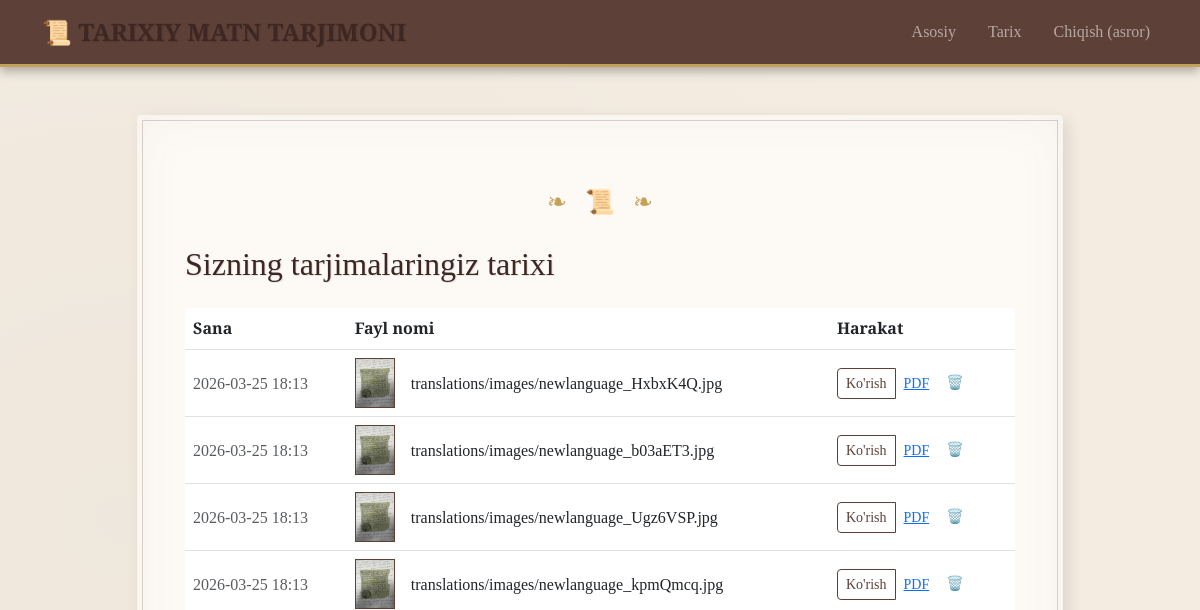
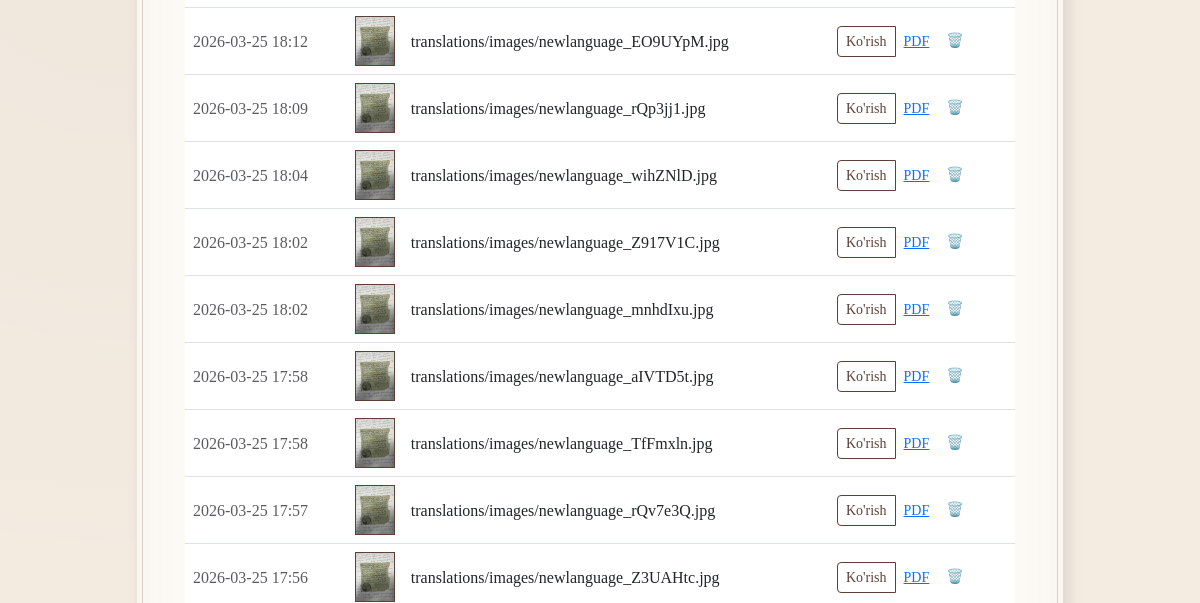
Before: /history/ (signed in, upper part) with the older database file (2 pictures, top to bottom).
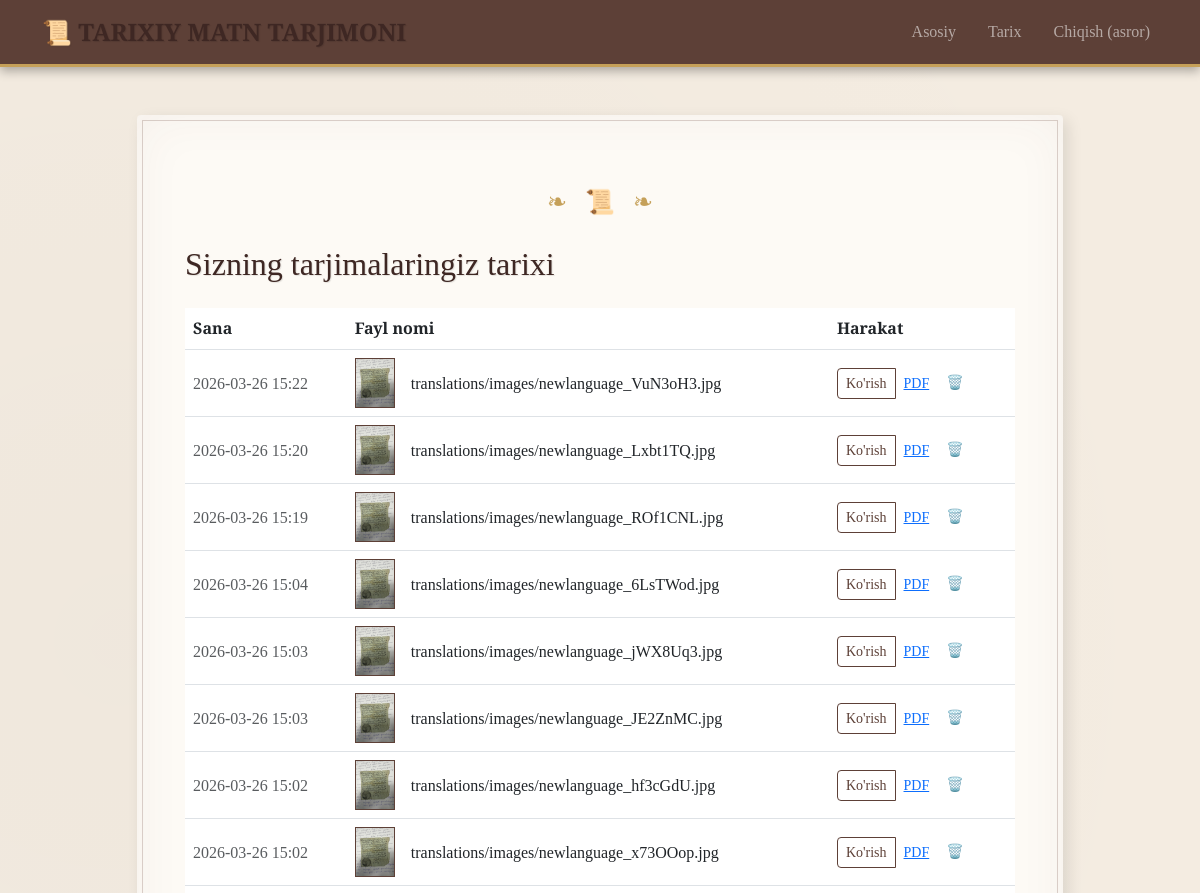
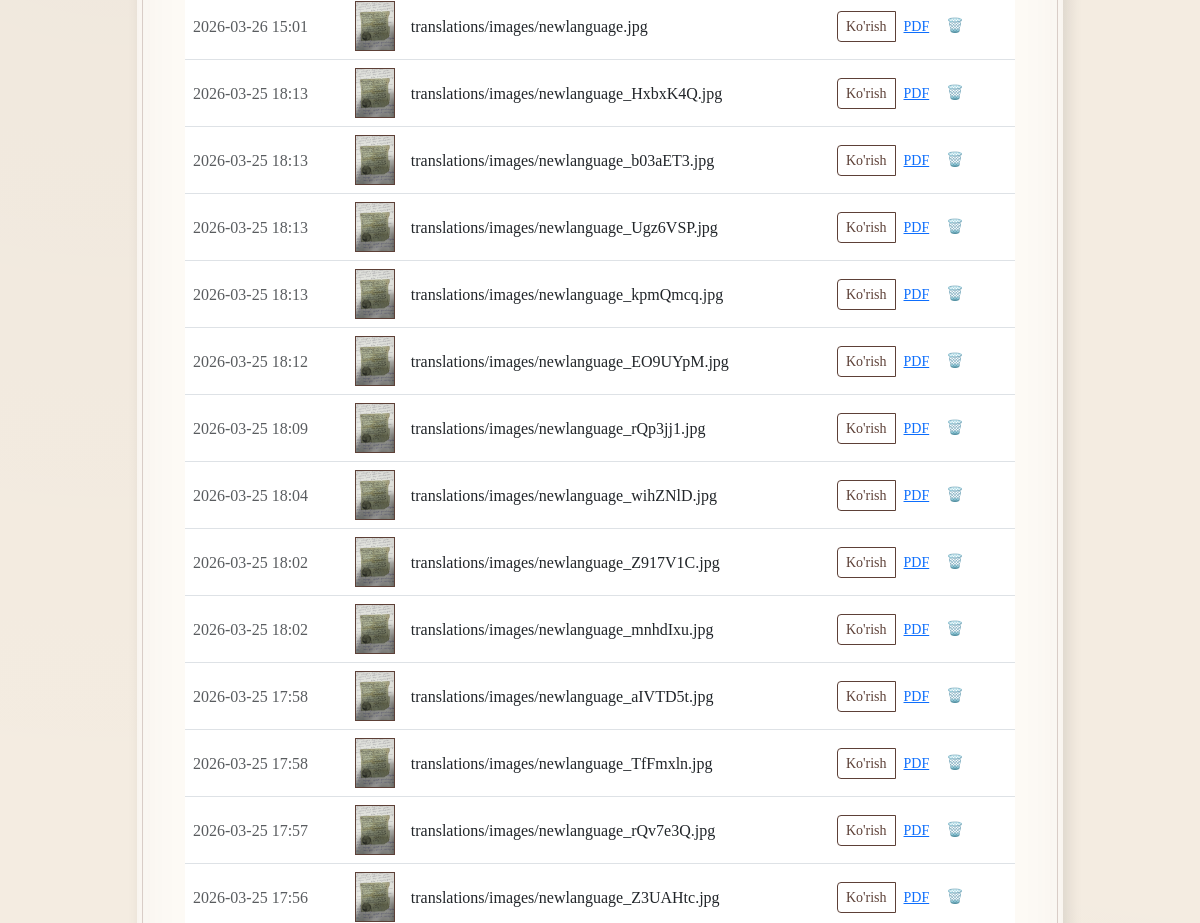
After: the same page with the newer database file (2 pictures, top to bottom).
### translator/models.py (models this page shows, shortened)
class TranslationResult(models.Model):
    original_image = models.ImageField(upload_to='translations/images/', verbose_name="Asl rasm")
    result_markdown = models.TextField(verbose_name="Tarjima natijasi (Markdown)")
    created_at = models.DateTimeField(auto_now_add=True, verbose_name="Yaratilgan vaqti")
    class Meta:
        verbose_name = "Tarjima natijasi"
        verbose_name_plural = "Tarjima natijalari"
        ordering = ['-created_at']

### translator/views.py (the view)
# urls.py: path('history/', views.history, name='history'),
@login_required
def history(request):
    results = TranslationResult.objects.all()
    return render(request, 'history.html', {'results': results})

### templates/history.html (shortened to what this page needs)
{% extends 'base.html' %}
{% block content %}
<div class="row justify-content-center animate-ink">
    <div class="col-md-10">
        <div class="card border-0">
            <div class="card-body p-5">
                <div class="ornament mb-4">❧ &nbsp; 📜 &nbsp; ❧</div>
                <h2 class="mb-4">Sizning tarjimalaringiz tarixi</h2>
                {% if results %}
                    <div class="table-responsive">
                        <table class="table table-hover align-middle">
                            <thead class="text-sepia">
                                <tr>
                                    <th>Sana</th>
                                    <th>Fayl nomi</th>
                                    <th>Harakat</th>
                                </tr>
                            </thead>
                            <tbody>
                                {% for res in results %}
                                    <tr>
                                        <td class="text-muted">{{ res.created_at|date:"Y-m-d H:i" }}</td>
                                        <td>
                                            <div class="d-flex align-items-center">
                                                <div class="me-3" style="width: 40px; height: 50px; overflow: hidden; border: 1px solid var(--leather);">
                                                    {% if res.original_image.name|lower|slice:"-4:" == ".pdf" %}
                                                        <div class="w-100 h-100 bg-light d-flex align-items-center justify-content-center">
                                                            📄
                                                        </div>
                                                    {% else %}
                                                        <img src="{{ res.original_image.url }}" class="w-100 h-100" style="object-fit: cover;">
                                                    {% endif %}
                                                </div>
                                                {{ res.original_image.name }}
                                            </div>
                                        </td>
                                        <td>
                                            <div class="btn-group">
                                                <a href="{% url 'result_detail' res.pk %}" class="btn btn-sm btn-outline-primary">Ko'rish</a>
                                                <a href="{% url 'download_pdf' res.pk %}" class="btn btn-sm btn-link text-leather">PDF</a>
                                                <form action="{% url 'delete_result' res.pk %}" method="post"
                                                      onsubmit="return confirm('Haqiqatan ham ushbu tarjimani o\'chirmoqchimisiz?');"
                                                      style="display:inline;">
                                                    <button type="submit" class="btn btn-sm text-danger border-0 bg-transparent" title="O'chirish">
                                                        🗑️
                                                    </button>
                                                </form>
                                            </div>
                                        </td>
                                    </tr>
                                {% endfor %}
                            </tbody>
                        </table>
                    </div>
                {% else %}
                    <div class="text-center py-5">
                        <p class="text-muted fs-5">Sizda hali tarjimalar yo'q.</p>
                        <a href="{% url 'index' %}" class="btn btn-primary">Yangi tarjima boshlash</a>
                    </div>
                {% endif %}
            </div>
        </div>
    </div>
</div>
{% endblock %}

### templates/base.html (shortened to what this page needs)
{% load static %}
<!DOCTYPE html>
<html lang="uz">
<head>
    <link href="https://cdn.jsdelivr.net/npm/bootstrap@5.3.0/dist/css/bootstrap.min.css" rel="stylesheet">
    <link rel="stylesheet" href="{% static 'style.css' %}">
</head>
<body>
    <nav class="navbar navbar-expand-lg navbar-dark mb-5">
        <div class="container">
            <a class="navbar-brand text-uppercase" href="{% url 'index' %}">📜 Tarixiy Matn Tarjimoni</a>
            <div class="ms-auto">
                <ul class="navbar-nav flex-row gap-3">
                    <li class="nav-item"><a class="nav-link" href="{% url 'index' %}">Asosiy</a></li>
                    <li class="nav-item"><a class="nav-link" href="{% url 'history' %}">Tarix</a></li>
                    {% if user.is_authenticated %}
                        <li class="nav-item">
                            <form action="{% url 'logout' %}" method="post" style="display:inline;">
                                <button type="submit" class="nav-link border-0 bg-transparent">Chiqish ({{ user.username }})</button>
                            </form>
                        </li>
                    {% else %}
                        <li class="nav-item"><a class="nav-link" href="{% url 'login' %}">Kirish</a></li>
                    {% endif %}
                </ul>
            </div>
        </div>
    </nav>
    <div class="container pb-5">
        {% block content %}{% endblock %}
    </div>
</body>
</html>

### static/style.css (style rules this page uses)
:root { --parchment: #f4ece1; --ink: #3e2723; --leather: #5d4037; --gold: #c5a059; --light-parchment: #fdfaf5; --border-color: #8d6e63; }
body { background-color: var(--parchment); background-image: radial-gradient(circle at 10% 20%, rgba(0,0,0,0.02) 0%, transparent 40%), radial-gradient(circle at 80% 90%, rgba(0,0,0,0.02) 0%, transparent 40%); font-family: 'EB Garamond', serif; color: var(--ink); line-height: 1.6; min-height: 100vh; }
h1, h2, h3, h4, h5, .navbar-brand { font-family: 'Cinzel Decorative', cursive; color: var(--ink); text-shadow: 1px 1px 1px rgba(0,0,0,0.1); }
.navbar { background-color: var(--leather) !important; border-bottom: 3px solid var(--gold); box-shadow: 0 4px 10px rgba(0,0,0,0.3); }
.navbar-brand { font-size: 1.5rem; font-weight: 700; }
.card { background-color: var(--light-parchment); border: 1px solid var(--border-color); border-radius: 4px; box-shadow: 5px 5px 15px rgba(0,0,0,0.1), inset 0 0 50px rgba(93, 64, 55, 0.05); position: relative; overflow: hidden; }
.card::before { content: ''; position: absolute; top: 5px; left: 5px; right: 5px; bottom: 5px; border: 1px solid rgba(141, 110, 99, 0.3); pointer-events: none; z-index: 1; }
.card-body { position: relative; z-index: 2; }
.btn-outline-primary { color: var(--leather); border-color: var(--leather); font-family: 'Cinzel Decorative', cursive; }
.ornament { text-align: center; margin: 20px 0; color: var(--gold); font-size: 1.5rem; }
.animate-ink { animation: inkBleed 1.5s ease-out forwards; }
.card, .btn, .upload-area { transition: all 0.4s cubic-bezier(0.175, 0.885, 0.32, 1.275); }

Changed rows visible on the page:
added TranslationResult: created_at "2026-03-26 15:22", original_image (picture), original_image.name "translations/images/newlanguage_VuN3oH3.jpg"
added TranslationResult: created_at "2026-03-26 15:20", original_image (picture), original_image.name "translations/images/newlanguage_Lxbt1TQ.jpg"
added TranslationResult: created_at "2026-03-26 15:19", original_image (picture), original_image.name "translations/images/newlanguage_ROf1CNL.jpg"
added TranslationResult: created_at "2026-03-26 15:04", original_image (picture), original_image.name "translations/images/newlanguage_6LsTWod.jpg"
added TranslationResult: created_at "2026-03-26 15:03", original_image (picture), original_image.name "translations/images/newlanguage_jWX8Uq3.jpg"
added TranslationResult: created_at "2026-03-26 15:03", original_image (picture), original_image.name "translations/images/newlanguage_JE2ZnMC.jpg"
added TranslationResult: created_at "2026-03-26 15:02", original_image (picture), original_image.name "translations/images/newlanguage_hf3cGdU.jpg"
added TranslationResult: created_at "2026-03-26 15:02", original_image (picture), original_image.name "translations/images/newlanguage_x73OOop.jpg"
added TranslationResult: created_at "2026-03-26 15:01", original_image (picture), original_image.name "translations/images/newlanguage.jpg"
